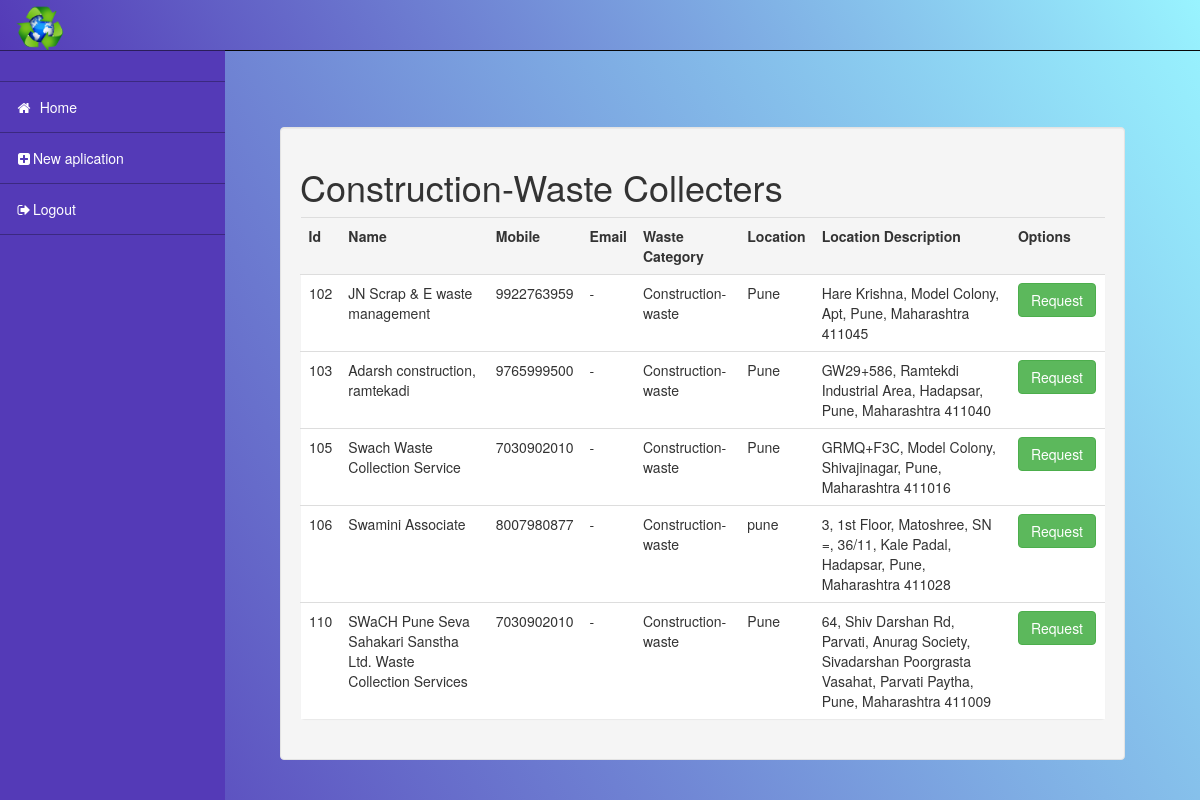
Screenshot of /con_waste.php with the database file from the repository.
### tables this page shows
CREATE TABLE `construction_waste_info` (
  `Id` int(11) NOT NULL,
  `name` varchar(255) NOT NULL,
  `mobile` varchar(15) DEFAULT NULL,
  `email` varchar(255) NOT NULL,
  `wastetype` varchar(255) NOT NULL DEFAULT 'E-Waste',
  `location` varchar(255) NOT NULL,
  `locationdescription` varchar(255) NOT NULL
);

### con_waste.php (the view, shortened to what this page needs)
<!DOCTYPE html>
<html>
<head>
<link href="//maxcdn.bootstrapcdn.com/bootstrap/3.3.0/css/bootstrap.min.css" rel="stylesheet" id="bootstrap-css">
</head>
<body>
<div id="wrapper">
    <nav class="navbar navbar-inverse navbar-fixed-top" role="navigation" style='background: linear-gradient(60deg, rgba(84,58,183,1) 0%, rgb(153 244 255) 100%);'>
        <div class="navbar-header">
            <a class="navbar-brand" href="icon2.PNG">
                <img src="icon2.PNG" alt="LOGO"heigth='50'width='50'class='logo1'>
            </a>
        </div>
       <ul class="nav navbar-right top-nav">
            <li>
                <a href="#" data-placement="bottom"  data-toggle="tooltip"> <h5><?php echo '';?></h5>
            </li>
        </ul>
        <div class="collapse navbar-collapse navbar-ex1-collapse" style='background: linear-gradient(60deg, rgb(143 218 245) 0%, rgb(149 233 250) 100%);float: right;'>
            <ul class="nav navbar-nav side-nav" style="background: linear-gradient(60deg, rgba(84,58,183,1) 0%, rgba(84,58,183,1) 100%); ">
                <li>
                    <a href="index.html" data-toggle="collapse" data-target="#submenu-1"><i class="fa fa-fw fa-home"style="color: white;" ></i><mark style="background: none;color: white;" > Home</mark> </a>
                </li>
                <li>
                    <a href="new_form.php"><i class="fa fa-fw fa fa-plus-square" style="color: white;" ></i><span style="background: none;color: white;" >New aplication</span></a>
                </li>
                <li>
                    <a href="logout-user.php"><i class="fa fa-fw fa fa-sign-out" style="color: white;" ></i><span style="background: none;color: white;" >Logout</span></a>
                </li>
            </ul>
        </div>
    </nav>
    <div id="page-wrapper">
        <div class="container-fluid">
            <div class="row" id="main" style="margin-top:  55px;margin-left: 30px;margin-right: 50px;" >
                <div class="col-sm-12 col-md-12 well" id="content">
                    <h1>Construction-Waste Collecters</h1>
                      <table  cellspacing:="12" class='table'>
             <tr class="panel-heading">
                 <th> Id </th>
                 <th> Name </th>
                 <th> Mobile </th>
                 <th> Email </th>
                 <th> Waste Category </th>
                 <th>Location</th>
                 <th>Location Description</th>
                 <th>Options</th>
             </tr>
   <?php
   include("connection.php");
   $query = "select * from construction_waste_info";
   $data = mysqli_query($con,$query);
   $total = mysqli_num_rows($data);
   if($total!=0) {
      while($result=mysqli_fetch_assoc($data)){
     echo "
           <tr class='panel panel'>
               <td>   ".$result['Id']." </td>
               <td>   ".$result['name']." </td>
               <td>   ".$result['mobile']."  </td>
               <td>   ".$result['email']." </td>
               <td>   ".$result['wastetype']." </td>
               <td>   ".$result['location']." </td>
               <td>   ".$result['locationdescription']."  </td>
               <td><a href = 'admindelete.php?i=$result[Id] 'class='btn btn-success'>Request</a></td>
           </tr> ";
      }
   }
?>
</table>
                </div>
            </div>
        </div>
    </div>
</div>
</body>
</html>

### con_waste.php (style rules this page uses)
@media (min-width:768px) { body { margin-top: 50px; background: linear-gradient(60deg, rgba(84,58,183,1) 0%, rgb(153 244 255) 100%); } }
#wrapper { padding-left: 0; }
#page-wrapper { width: 100%; padding: 0; }
@media (min-width:768px) { #wrapper { padding-left: 225px; } }
@media (min-width:768px) { #page-wrapper { padding: 22px 10px; } }
.top-nav { padding: 0 15px; }
.top-nav>li { display: inline-block; float: left; }
.top-nav>li>a { padding-top: 20px; padding-bottom: 20px; line-height: 20px; color: #fff; }
@media (min-width:768px) { .side-nav { position: fixed; top: 50px; left: 225px; width: 225px; margin-left: -225px; border: none; border-radius: 0; border-top: 1px rgba(0,0,0,.5) solid; overflow-y: auto; background-color: #37517e; bottom: 0; overflow-x: hidden; padding-bottom: 40px; } }
@media (min-width:768px) { .side-nav>li>a { width: 225px; border-bottom: 1px rgba(0,0,0,.3) solid; } }
.navbar-brand { padding: 5px 15px; }
.logo1 { border-radius :50%; }

### rows the page displays
construction_waste_info: Id "102", name "JN Scrap & E waste management", mobile "9922763959", email "-", wastetype "Construction-waste", location "Pune", locationdescription "Hare Krishna, Model Colony, Apt, Pune, Maharashtra 411045"
construction_waste_info: Id "103", name "Adarsh construction, ramtekadi", mobile "9765999500", email "-", wastetype "Construction-waste", location "Pune", locationdescription "GW29+586, Ramtekdi Industrial Area, Hadapsar, Pune, Maharashtra 411040"
construction_waste_info: Id "105", name "Swach Waste Collection Service", mobile "7030902010", email "-", wastetype "Construction-waste", location "Pune", locationdescription "GRMQ+F3C, Model Colony, Shivajinagar, Pune, Maharashtra 411016"
construction_waste_info: Id "106", name "Swamini Associate", mobile "8007980877", email "-", wastetype "Construction-waste", location "pune", locationdescription "3, 1st Floor, Matoshree, SN =, 36/11, Kale Padal, Hadapsar, Pune, Maharashtra 411028"
construction_waste_info: Id "110", name "SWaCH Pune Seva Sahakari Sanstha Ltd. Waste Collection Services", mobile "7030902010", email "-", wastetype "Construction-waste", location "Pune", locationdescription "64, Shiv Darshan Rd, Parvati, Anurag Society, Sivadarshan Poorgrasta Vasahat, Parvati Paytha, Pune, Maharashtra 411009"
